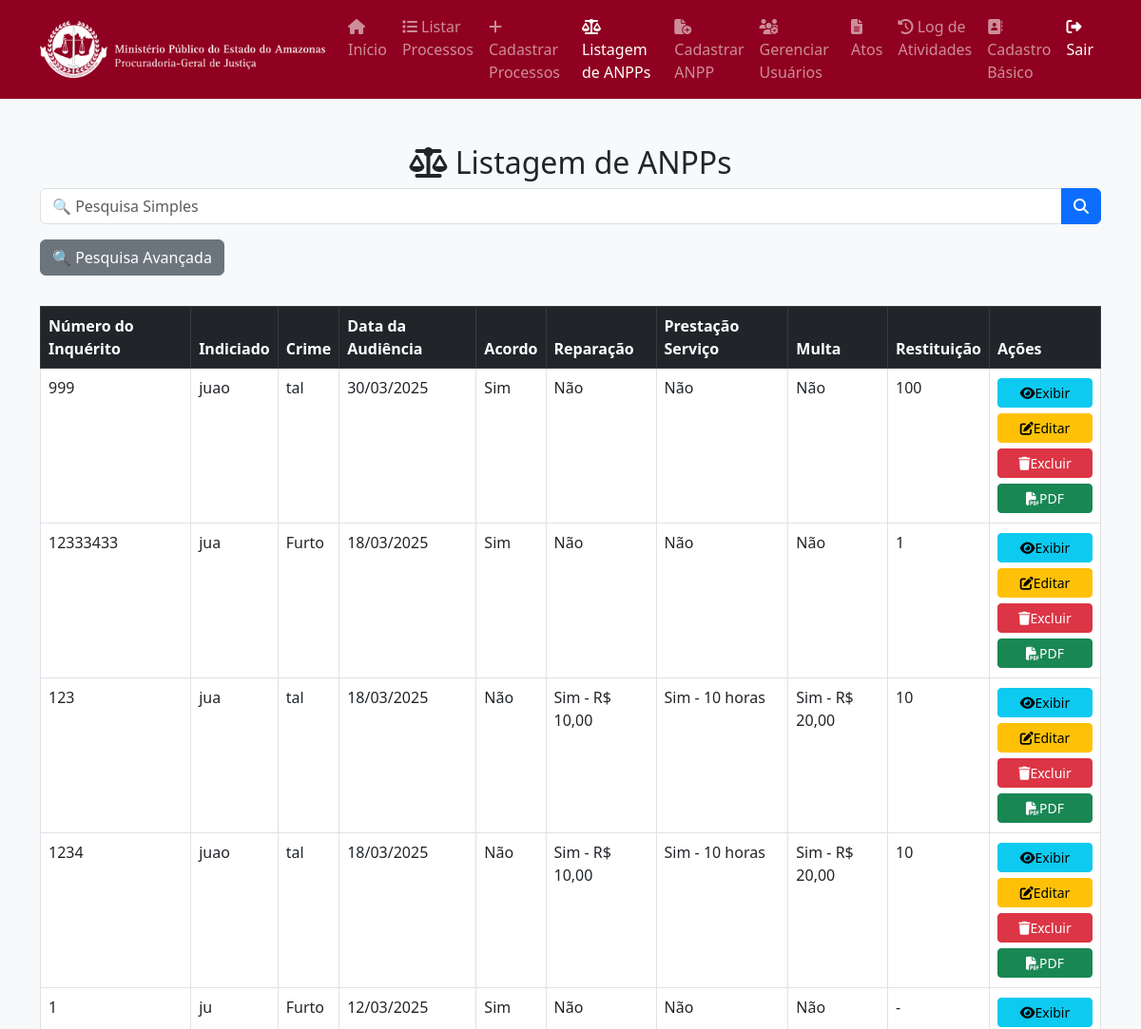
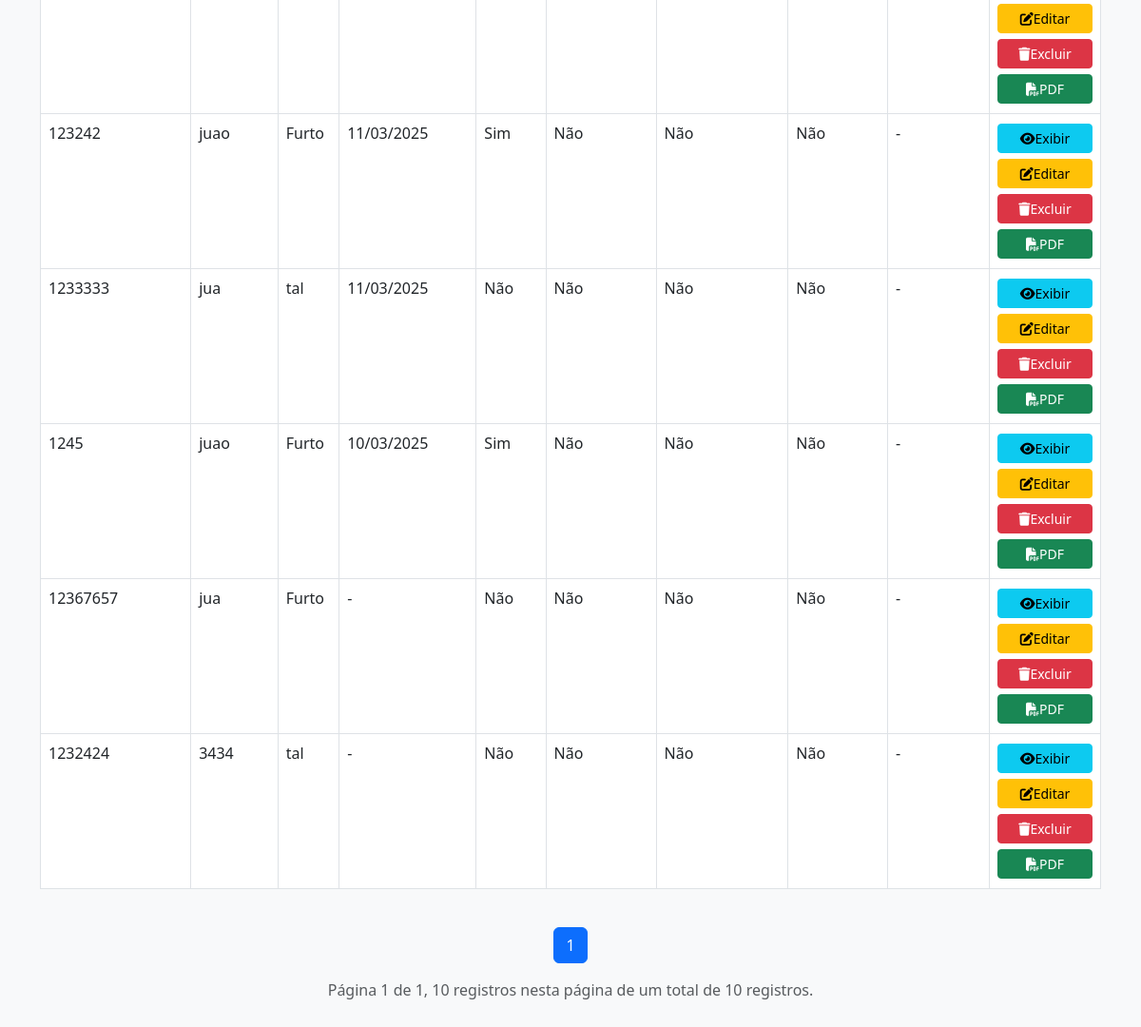
The app's page /views/listar_anpp.php (signed in) with its own data (2 pictures, top to bottom).
### tables this page shows
CREATE TABLE `anpp` (
  `id` int(11) NOT NULL,
  `numero_inquerito` varchar(50) NOT NULL,
  `indiciado` varchar(255) NOT NULL,
  `crime_id` int(11) NOT NULL,
  `nome_vitima` varchar(255) DEFAULT NULL,
  `data_audiencia` date DEFAULT NULL,
  `acordo_realizado` enum('sim','nao') NOT NULL,
  `valor_reparacao` decimal(10,2) DEFAULT NULL,
  `tempo_servico` int(11) DEFAULT NULL,
  `valor_multa` decimal(10,2) DEFAULT NULL,
  `restituicao` text DEFAULT NULL
);

CREATE TABLE `crimes_anpp` (
  `id` int(11) NOT NULL,
  `nome` varchar(255) NOT NULL
);

### views/listar_anpp.php (the view, shortened to what this page needs)
<?php
global $pdo;
$perfil = $_SESSION['usuario_perfil'] ?? '';
$pagina_atual = basename(__FILE__);
$porPagina = 10;
$paginaAtual = isset($_GET['pagina']) ? (int) $_GET['pagina'] : 1;
$offset = ($paginaAtual - 1) * $porPagina;
$sql = "SELECT anpp.*, crimes_anpp.nome AS crime_nome
        FROM anpp
        JOIN crimes_anpp ON anpp.crime_id = crimes_anpp.id
        WHERE 1=1";
$params = [];
$sqlCount = "SELECT COUNT(*)
             FROM anpp
             JOIN crimes_anpp ON anpp.crime_id = crimes_anpp.id
             WHERE 1=1";
$stmtCount = $pdo->prepare($sqlCount);
$stmtCount->execute($params);
$total = $stmtCount->fetchColumn();
$sql .= " ORDER BY anpp.data_audiencia DESC LIMIT $porPagina OFFSET $offset";
$stmt = $pdo->prepare($sql);
$stmt->execute($params);
$anpps = $stmt->fetchAll(PDO::FETCH_ASSOC);
$totalPaginas = ceil($total / $porPagina);
?>
<!DOCTYPE html>
<html lang="pt">
<head>
    <link href="https://cdn.jsdelivr.net/npm/bootstrap@5.3.0/dist/css/bootstrap.min.css" rel="stylesheet">
    <link rel="stylesheet" href="https://cdnjs.cloudflare.com/ajax/libs/font-awesome/6.4.2/css/all.min.css">
</head>
<body class="bg-light">
    <nav class="navbar navbar-expand-lg navbar-dark" style="background-color: #900020;">
        <div class="container">
            <a class="navbar-brand d-flex align-items-center" href="dashboard.php">
                <img src="../public/img/logoWhite.png" alt="Logo" class="logo-navbar">
            </a>
            <div class="collapse navbar-collapse" id="navbarNav">
                <ul class="navbar-nav ms-auto">
                    <li class="nav-item">
                        <a class="nav-link <?= ($pagina_atual == 'dashboard.php') ? 'active' : '' ?>"
                            href="dashboard.php">
                            <i class="fas fa-home"></i> Início
                        </a>
                    </li>
                    <li class="nav-item">
                        <a class="nav-link <?= ($pagina_atual == 'listar_processos.php') ? 'active' : '' ?>"
                            href="listar_processos.php">
                            <i class="fas fa-list"></i> Listar Processos
                        </a>
                    </li>
                    <?php if ($perfil === 'cadastrador' || $perfil === 'administrador'): ?>
                    <li class="nav-item">
                        <a class="nav-link <?= ($pagina_atual == 'cadastro_processo.php') ? 'active' : '' ?>"
                            href="cadastro_processo.php">
                            <i class="fas fa-plus"></i> Cadastrar Processos
                        </a>
                    </li>
                    <?php endif; ?>
                    <li class="nav-item">
                        <a class="nav-link <?= ($pagina_atual == 'listar_anpp.php') ? 'active' : '' ?>"
                            href="listar_anpp.php">
                            <i class="fas fa-scale-balanced"></i> Listagem de ANPPs
                        </a>
                    </li>
                    <li class="nav-item">
                        <a class="nav-link <?= ($pagina_atual == 'anpp.php') ? 'active' : '' ?>" href="anpp.php">
                            <i class="fas fa-file-circle-plus"></i> Cadastrar ANPP
                        </a>
                    </li>
                    <?php if ($perfil === 'administrador'): ?>
                    <li class="nav-item">
                        <a class="nav-link <?= ($pagina_atual == 'gerenciar_usuarios.php') ? 'active' : '' ?>"
                            href="gerenciar_usuarios.php">
                            <i class="fas fa-users-cog"></i> Gerenciar Usuários
                        </a>
                    </li>
                    <li class="nav-item">
                        <a class="nav-link <?= ($pagina_atual == 'atos.php') ? 'active' : '' ?>" href="atos.php">
                            <i class="fas fa-file-alt"></i> Atos
                        </a>
                    </li>
                    <li class="nav-item">
                        <a class="nav-link <?= ($pagina_atual == 'log_atividades.php') ? 'active' : '' ?>"
                            href="log_atividades.php">
                            <i class="fas fa-history"></i> Log de Atividades
                        </a>
                    </li>
                    <li class="nav-item">
                        <a class="nav-link <?= ($pagina_atual == 'cadastro_basico.php') ? 'active' : '' ?>"
                            href="cadastro_basico.php">
                            <i class="fas fa-address-book"></i> Cadastro Básico
                        </a>
                    </li>
                    <?php endif; ?>
                    <li class="nav-item">
                        <a class="nav-link text-white" href="../controllers/logout.php">
                            <i class="fas fa-sign-out-alt"></i> Sair
                        </a>
                    </li>
                </ul>
            </div>
        </div>
    </nav>
    <div class="container mt-5">
        <h2 class="text-center"><i class="fas fa-scale-balanced"></i> Listagem de ANPPs
        </h2>
        <form method="GET" class="mb-3">
            <div class="input-group">
                <input type="text" name="busca" class="form-control" placeholder="🔍 Pesquisa Simples"
                    value="<?= htmlspecialchars($_GET['busca'] ?? '') ?>">
                <button type="submit" class="btn btn-primary"><i class="fas fa-search"></i></button>
            </div>
        </form>
        <button class="btn btn-secondary mb-3" type="button" data-bs-toggle="collapse"
            data-bs-target="#pesquisaAvancada">
            🔍 Pesquisa Avançada
        </button>
        <div class="table-responsive">
            <table class="table table-bordered mt-3">
                <thead class="table-dark">
                    <tr>
                        <th>Número do Inquérito</th>
                        <th>Indiciado</th>
                        <th>Crime</th>
                        <th>Data da Audiência</th>
                        <th>Acordo</th>
                        <th>Reparação</th>
                        <th>Prestação Serviço</th>
                        <th>Multa</th>
                        <th>Restituição</th>
                        <th>Ações</th>
                    </tr>
                </thead>
                <tbody>
                    <?php foreach ($anpps as $anpp): ?>
                    <tr>
                        <td><?= htmlspecialchars($anpp['numero_inquerito']) ?></td>
                        <td><?= htmlspecialchars($anpp['indiciado']) ?></td>
                        <td><?= htmlspecialchars($anpp['crime_nome']) ?></td>
                        <td><?= !empty($anpp['data_audiencia']) ? date("d/m/Y", strtotime($anpp['data_audiencia'])) : '-' ?>
                        </td>
                        <td>
                            <?= (!empty($anpp['acordo_realizado']) && $anpp['acordo_realizado'] === "sim") ? "Sim" : "Não" ?>
                        </td>
                        <td>
                            <?php
                        if (!empty($anpp['valor_reparacao'])) {
                            echo "Sim - R$ " . number_format($anpp['valor_reparacao'], 2, ',', '.');
                        } else {
                            echo "Não";
                        }
                        ?>
                        </td>
                        <td>
                            <?php
                        if (!empty($anpp['tempo_servico'])) {
                            echo "Sim - " . htmlspecialchars($anpp['tempo_servico']) . " horas";
                        } else {
                            echo "Não";
                        }
                        ?>
                        </td>
                        <td>
                            <?php
                        if (!empty($anpp['valor_multa'])) {
                            echo "Sim - R$ " . number_format($anpp['valor_multa'], 2, ',', '.');
                        } else {
                            echo "Não";
                        }
                        ?>
                        </td>
                        <td>
                            <?= isset($anpp['restituicao']) ? htmlspecialchars($anpp['restituicao']) : '-' ?>
                        </td>
                        <td>
                            <div class="d-flex flex-column align-items-center">
                                <button type="button" class="btn btn-info btn-sm btn-action mb-1" data-bs-toggle="modal"
                                    data-bs-target="#modalInspecionar<?= $anpp['id'] ?>">
                                    <i class="fas fa-eye"></i> Exibir
                                </button>
                                <a href="editar_anpp.php?id=<?= $anpp['id'] ?>"
                                    class="btn btn-warning btn-sm btn-action mb-1">
                                    <i class="fas fa-edit"></i> Editar
                                </a>
                                <form action="../controllers/deletar_anpp.php" method="POST" style="display:inline;"
                                    onsubmit="return confirm('Tem certeza que deseja excluir este ANPP?');">
                                    <button type="submit" class="btn btn-danger btn-sm btn-action mb-1">
                                        <i class="fas fa-trash"></i> Excluir
                                    </button>
                                </form>
                                <a href="../controllers/gerar_pdf_anpp.php?id=<?= $anpp['id'] ?>" target="_blank"
                                    class="btn btn-success btn-sm btn-action">
                                    <i class="fas fa-file-pdf"></i> PDF
                                </a>
                            </div>
                        </td>
                    </tr>
                    <?php endforeach; ?>
                </tbody>
            </table>
        </div>
        <nav aria-label="Paginação" class="mt-4">
            <ul class="pagination justify-content-center">
                <?php for ($i = 1; $i <= $totalPaginas; $i++): ?>
                <li class="page-item <?= ($i == $paginaAtual) ? 'active' : '' ?>">
                    <a class="page-link" href="?pagina=<?= $i ?>"><?= $i ?></a>
                </li>
                <?php endfor; ?>
            </ul>
        </nav>
<div class="text-center mt-3 mb-5 text-muted">
    Página <?= $paginaAtual ?> de <?= $totalPaginas ?>,
    <?= count($anpps) ?> registro<?= count($anpps) != 1 ? 's' : '' ?> nesta página de um total de <?= $total ?> registros.
</div>
    </div>
</body>
</html>

### views/listar_anpp.php (style rules this page uses)
.logo-navbar { max-width: 300px; height: auto; }
.btn-action { width: 100px; text-align: center; display: inline-flex; align-items: center; justify-content: center; white-space: nowrap; margin: 2px 0; }

### records on screen
anpp: numero_inquerito "999", indiciado "juao", crime.nome "tal", data_audiencia "30/03/2025", acordo_realizado "Sim", shows "Não", restituicao "100"
anpp: numero_inquerito "12333433", indiciado "jua", crime.nome "Furto", data_audiencia "18/03/2025", acordo_realizado "Sim", shows "Não", restituicao "1"
anpp: numero_inquerito "123", indiciado "jua", crime.nome "tal", data_audiencia "18/03/2025", acordo_realizado "Não", valor_reparacao "10,00", tempo_servico "10", valor_multa "20,00", restituicao "10"
anpp: numero_inquerito "1234", indiciado "juao", crime.nome "tal", data_audiencia "18/03/2025", acordo_realizado "Não", valor_reparacao "10,00", tempo_servico "10", valor_multa "20,00", restituicao "10"
anpp: numero_inquerito "1", indiciado "ju", crime.nome "Furto", data_audiencia "12/03/2025", acordo_realizado "Sim", shows "Não"
anpp: numero_inquerito "123242", indiciado "juao", crime.nome "Furto", data_audiencia "11/03/2025", acordo_realizado "Sim", shows "Não"
anpp: numero_inquerito "1233333", indiciado "jua", crime.nome "tal", data_audiencia "11/03/2025", acordo_realizado "Não"
anpp: numero_inquerito "1245", indiciado "juao", crime.nome "Furto", data_audiencia "10/03/2025", acordo_realizado "Sim", shows "Não"
anpp: numero_inquerito "12367657", indiciado "jua", crime.nome "Furto", acordo_realizado "Não"
anpp: numero_inquerito "1232424", indiciado "3434", crime.nome "tal", acordo_realizado "Não"

### other values on screen
$paginaAtual "1"
$totalPaginas "1"
count($anpps) "10"
$total "10"
